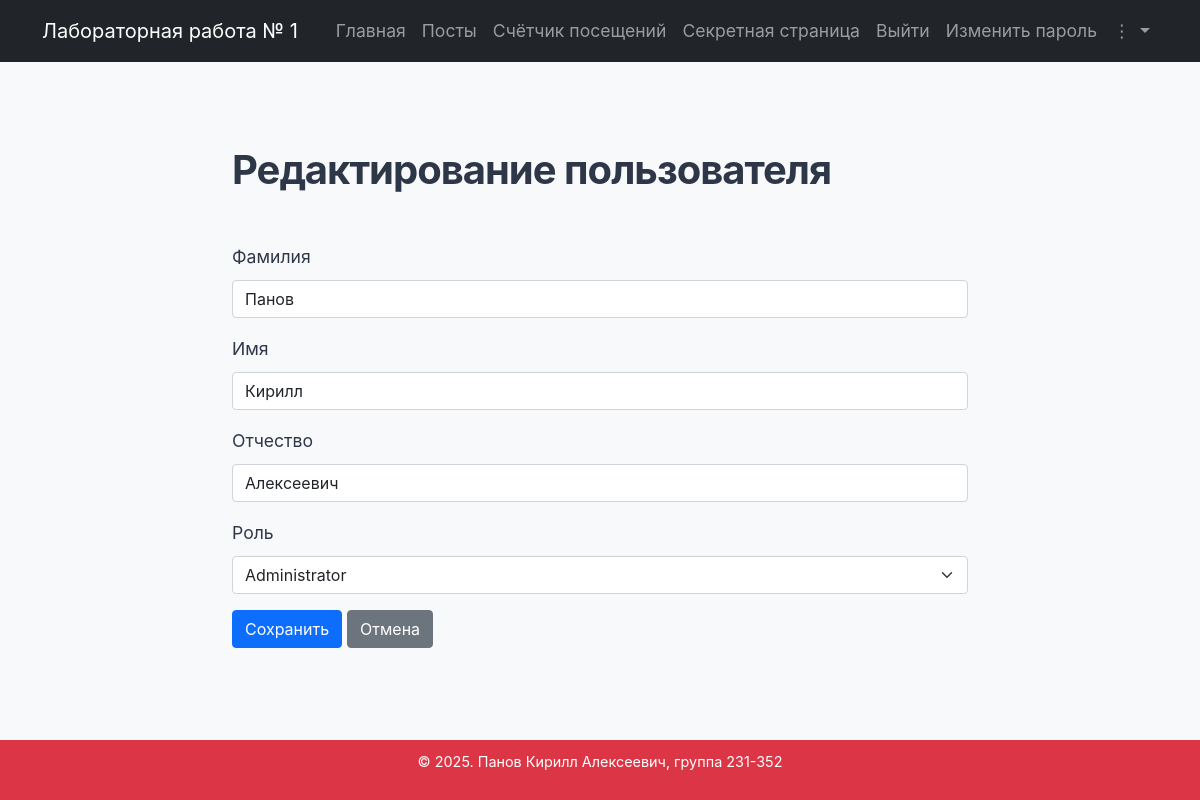
The app's page /edit_user/3 (signed in) with its own data.
### app/models.py (models this page shows, shortened)
class User(UserMixin, db.Model):
    __tablename__ = 'users'
    id = db.Column(db.Integer, primary_key=True)
    login = db.Column(db.String(64), unique=True, nullable=False)
    password_hash = db.Column(db.String(128), nullable=False)
    surname = db.Column(db.String(64))
    name = db.Column(db.String(64), nullable=False)
    patronymic = db.Column(db.String(64))
    role_id = db.Column(db.Integer, db.ForeignKey('roles.id'))
    role = db.relationship('Role', backref=db.backref('users', lazy=True))
    created_at = db.Column(db.DateTime, default=datetime.utcnow, nullable=False)

### app/app.py (the view, shortened to what this page needs)
@app.route('/edit_user/<int:user_id>', methods=['GET', 'POST'])
@login_required
@check_rights(['User'], own_allowed=True)
def edit_user(user_id):
    user = User.query.get_or_404(user_id)
    roles = Role.query.order_by(Role.name).all()
    errors = {}
    form = {}
    return render_template('edit_user.html', user=user, roles=roles, errors=errors)

### app/app.py (called while the page is built)
@login_manager.user_loader
def load_user(user_id):
    return User.query.get(int(user_id))

def check_rights(allowed_roles, own_allowed=False):
    def decorator(f):
        @wraps(f)
        def wrapper(*args, **kwargs):
            if not current_user.is_authenticated:
                return login_manager.unauthorized()
            role = current_user.role.name if current_user.role else None
            if role == 'Administrator' or role in allowed_roles:
                return f(*args, **kwargs)
            if own_allowed and kwargs.get('user_id') == current_user.id:
                return f(*args, **kwargs)
            flash("У вас недостаточно прав для доступа к данной странице.", "warning")
            return redirect(url_for('index'))
        return wrapper
    return decorator

@app.after_request
def log_visit(response):
    if request.endpoint not in ('static',) and not request.path.startswith('/visit_logs'):
        visit = VisitLog(
            path=request.path,
            user_id=current_user.id if current_user.is_authenticated else None
        )
        db.session.add(visit)
        db.session.commit()
    return response

### app/templates/edit_user.html (shortened to what this page needs)
{% extends 'base.html' %} {% import 'macros/user_form.html' as forms with
context %} {% block content %}
<div class="row">
  <div class="col-lg-8 offset-lg-2">
    <h1 class="my-5">Редактирование пользователя</h1>
    <form method="post" action="{{ url_for('edit_user', user_id=user.id) }}">
       {% set form_data = {
      'login': user.login, 'surname': user.surname, 'name': user.name,
      'patronymic': user.patronymic, 'role_id': user.role_id|string } %} {{
      forms.user_form(form_data, errors, roles, false) }}
      <button type="submit" class="btn btn-primary">Сохранить</button>
      <a href="{{ url_for('index') }}" class="btn btn-secondary">Отмена</a>
    </form>
  </div>
</div>
{% endblock %}

### app/templates/macros/user_form.html (shortened to what this page needs)
{% macro user_form(form, errors, roles, include_login) %}
  <div class="mb-3">
    <label for="surname" class="form-label">Фамилия</label>
    <input type="text" name="surname" id="surname"
           class="form-control{% if errors.surname %} is-invalid{% endif %}"
           value="{{ form.surname or '' }}">
  </div>
  <div class="mb-3">
    <label for="name" class="form-label">Имя</label>
    <input type="text" name="name" id="name"
           class="form-control{% if errors.name %} is-invalid{% endif %}"
           value="{{ form.name or '' }}">
  </div>
  <div class="mb-3">
    <label for="patronymic" class="form-label">Отчество</label>
    <input type="text" name="patronymic" id="patronymic"
           class="form-control"
           value="{{ form.patronymic or '' }}">
  </div>
  {% if current_user.is_authenticated and current_user.role and current_user.role.name == 'Administrator' %}
  <div class="mb-3">
    <label for="role_id" class="form-label">Роль</label>
    <select name="role_id" id="role_id" class="form-select{% if errors.role %} is-invalid{% endif %}">
      {% for role in roles %}
        <option value="{{ role.id }}" {% if form.role_id == role.id|string %}selected{% endif %}>
          {{ role.name }}
        </option>
      {% endfor %}
    </select>
  </div>
{% endif %}
{% endmacro %}

### app/static/styles.css (style rules this page uses)
html, body { height: 100%; margin: 0; }
body { font-size: 1.1rem; font-family: 'Inter', 'Segoe UI', system-ui, sans-serif; line-height: 1.7; margin: 0; padding: 0; background: #f8f9fa; display: flex; flex-direction: column; color: #2d3748; min-height: 100vh; }
h1, h2, h3 { color: #2d3748; font-weight: 700; letter-spacing: -0.025em; }
h1 { font-size: 2.5rem; margin-bottom: 1.5rem; color: #2d3748; }

### records on screen
User: surname "Панов", name "Кирилл", patronymic "Алексеевич"

### other values on screen
form field role_id "Administrator"
